Frame 1 (no input): blank canvas, image omitted
Frame 60 (the mouse pressed at the canvas centre just before this capture): blank canvas, image omitted
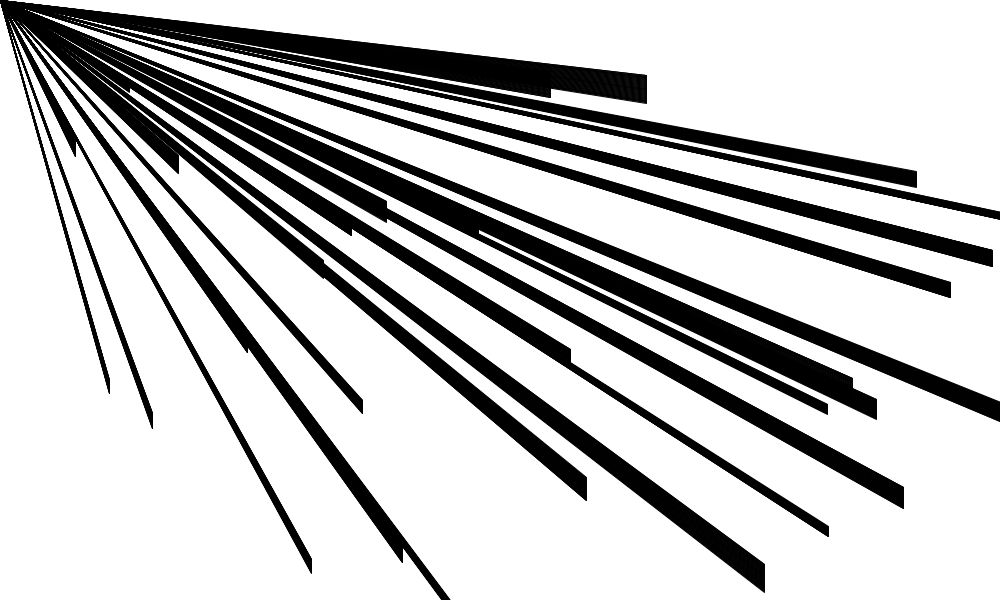
Frame 120 (the mouse held since frame 60 and released just before this capture)

The Processing sketch whose frames 1 and 60 were blank and that drew this single picture after the mouse press (run headless with seeded random() and noise(); from frame 60 on, the mouse is pressed at the canvas centre):

// Processing sketch: processing_105799
// ── processing_105799.pde

float []xPos1;
float []yPos1;
float []xPos2;
float []yPos2;
float []xSpeed;
float []ySpeed;
float []ballSize;
float speed;
float gravity;
int numBalls;
int colorR;
int colorG;
int colorB;

boolean fall;

void setup() {
  size (1000, 600);

  //set up color
  colorR = 255;
  colorG = 255;
  colorB = 255;
  background (colorR, colorG, colorB);
  text("Aug.5th.2013", 100, 100);

  //set up ball related numbers
  fill (255);
  noStroke();
  numBalls= 30;
  gravity = 0.5;

  // set up array
  xSpeed = new float[numBalls];
  ySpeed = new float[numBalls];
  xPos1 = new float[numBalls];
  yPos1 = new float[numBalls];
  xPos2 = new float[numBalls];
  yPos2 = new float[numBalls];
  ballSize = new float[numBalls];

  // declare the xPos, yPos and ballSize
  for (int i=0; i<numBalls; i++) {
    xPos1[i] = i - i;
    yPos1[i] = i - i;
    xPos2[i] = i*10 + random(0,1000);
    yPos2[i] = i*10 + random(0,400);
    ySpeed [i] = random (0.1, 0.5);
  }
}

// make the ball drop
void draw() {
  for (int i=0; i<numBalls; i++) {
    if (mousePressed) {
      strokeWeight(1);
      stroke(colorR-mouseY, colorG-mouseX, colorB-mouseY);
      yPos2[i] -= ySpeed[i];
      line (xPos1[i], yPos1[i], xPos2[i], yPos2[i]);
    }
  }
}

//void mousePressed() {
//  fall = true;
//}
